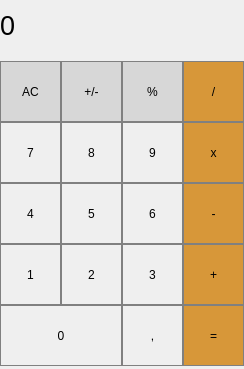
<?xml version="1.0" encoding="UTF-8"?>
<ui version="4.0">
 <class>MainWindow</class>
 <widget class="QMainWindow" name="MainWindow">
  <property name="geometry">
   <rect>
    <x>0</x>
    <y>0</y>
    <width>244</width>
    <height>369</height>
   </rect>
  </property>
  <property name="windowTitle">
   <string>MainWindow</string>
  </property>
  <widget class="QWidget" name="centralwidget">
   <widget class="QLabel" name="result_show">
    <property name="geometry">
     <rect>
      <x>0</x>
      <y>-10</y>
      <width>231</width>
      <height>71</height>
     </rect>
    </property>
    <property name="font">
     <font>
      <pointsize>20</pointsize>
     </font>
    </property>
    <property name="styleSheet">
     <string notr="true">QLabel {
	qproperty-alignment: 'AlignVCenter | AlignRight';
	border-botton: 1px solid gray;
}

background-color : white</string>
    </property>
    <property name="text">
     <string>0</string>
    </property>
   </widget>
   <widget class="QPushButton" name="pushButton_ac">
    <property name="geometry">
     <rect>
      <x>0</x>
      <y>61</y>
      <width>61</width>
      <height>61</height>
     </rect>
    </property>
    <property name="styleSheet">
     <string notr="true">QPushButton {
	color: black;
	background-color: rgb(215, 215, 215);
	border: 1px solid grey;
}
QPushButton:pressed {
	background-color: qlineargradient(x1: 0,y1: 0, x2: 0,y2: 1,
									stop: 0 #BEBEBE, stop: 1 #D7D7D7);
}</string>
    </property>
    <property name="text">
     <string>AC</string>
    </property>
   </widget>
   <widget class="QPushButton" name="pushButton_swap_znak">
    <property name="geometry">
     <rect>
      <x>61</x>
      <y>61</y>
      <width>61</width>
      <height>61</height>
     </rect>
    </property>
    <property name="styleSheet">
     <string notr="true">QPushButton {
	color: black;
	background-color: rgb(215, 215, 215);
	border: 1px solid grey;
}
QPushButton:pressed {
	background-color: qlineargradient(x1: 0,y1: 0, x2: 0,y2: 1,
									stop: 0 #BEBEBE, stop: 1 #D7D7D7);
}</string>
    </property>
    <property name="text">
     <string>+/-</string>
    </property>
   </widget>
   <widget class="QPushButton" name="pushButton_procent">
    <property name="geometry">
     <rect>
      <x>122</x>
      <y>61</y>
      <width>61</width>
      <height>61</height>
     </rect>
    </property>
    <property name="styleSheet">
     <string notr="true">QPushButton {
	color: black;
	background-color: rgb(215, 215, 215);
	border: 1px solid grey;
}
QPushButton:pressed {
	background-color: qlineargradient(x1: 0,y1: 0, x2: 0,y2: 1,
									stop: 0 #BEBEBE, stop: 1 #D7D7D7);
}</string>
    </property>
    <property name="text">
     <string>%</string>
    </property>
   </widget>
   <widget class="QPushButton" name="pushButton_slesh">
    <property name="geometry">
     <rect>
      <x>183</x>
      <y>61</y>
      <width>61</width>
      <height>61</height>
     </rect>
    </property>
    <property name="styleSheet">
     <string notr="true">QPushButton {
	background-color: rgb(215, 151, 57);
	color white;
	border: 1px solid grey;
}
QPushButton:pressed {
	background-color: qlineargradient(x1: 0,y1: 0, x2: 0,y2: 1,
									stop: 0 #FF7832, stop: 1 #FF9739);
}</string>
    </property>
    <property name="text">
     <string>/</string>
    </property>
   </widget>
   <widget class="QPushButton" name="pushButton_umnojenie">
    <property name="geometry">
     <rect>
      <x>183</x>
      <y>122</y>
      <width>61</width>
      <height>61</height>
     </rect>
    </property>
    <property name="styleSheet">
     <string notr="true">QPushButton {
	background-color: rgb(215, 151, 57);
	color white;
	border: 1px solid grey;
}
QPushButton:pressed {
	background-color: qlineargradient(x1: 0,y1: 0, x2: 0,y2: 1,
									stop: 0 #FF7832, stop: 1 #FF9739);
}</string>
    </property>
    <property name="text">
     <string>x</string>
    </property>
   </widget>
   <widget class="QPushButton" name="pushButton_9">
    <property name="geometry">
     <rect>
      <x>122</x>
      <y>122</y>
      <width>61</width>
      <height>61</height>
     </rect>
    </property>
    <property name="styleSheet">
     <string notr="true">QPushButton {
	border: 1px solid gray;
}
QPushButton:pressed {
	background-color: qlineargradient(x1: 0,y1: 0, x2: 0,y2: 1,
									stop: 0 #dadbde, stop: 1 #f6f7fa);
}</string>
    </property>
    <property name="text">
     <string>9</string>
    </property>
   </widget>
   <widget class="QPushButton" name="pushButton_7">
    <property name="geometry">
     <rect>
      <x>0</x>
      <y>122</y>
      <width>61</width>
      <height>61</height>
     </rect>
    </property>
    <property name="styleSheet">
     <string notr="true">QPushButton {
	border: 1px solid gray;
}
QPushButton:pressed {
	background-color: qlineargradient(x1: 0,y1: 0, x2: 0,y2: 1,
									stop: 0 #dadbde, stop: 1 #f6f7fa);
}</string>
    </property>
    <property name="text">
     <string>7</string>
    </property>
   </widget>
   <widget class="QPushButton" name="pushButton_8">
    <property name="geometry">
     <rect>
      <x>61</x>
      <y>122</y>
      <width>61</width>
      <height>61</height>
     </rect>
    </property>
    <property name="styleSheet">
     <string notr="true">QPushButton {
	border: 1px solid gray;
}
QPushButton:pressed {
	background-color: qlineargradient(x1: 0,y1: 0, x2: 0,y2: 1,
									stop: 0 #dadbde, stop: 1 #f6f7fa);
}</string>
    </property>
    <property name="text">
     <string>8</string>
    </property>
   </widget>
   <widget class="QPushButton" name="pushButton_minus">
    <property name="geometry">
     <rect>
      <x>183</x>
      <y>183</y>
      <width>61</width>
      <height>61</height>
     </rect>
    </property>
    <property name="styleSheet">
     <string notr="true">QPushButton {
	background-color: rgb(215, 151, 57);
	color white;
	border: 1px solid grey;
}
QPushButton:pressed {
	background-color: qlineargradient(x1: 0,y1: 0, x2: 0,y2: 1,
									stop: 0 #FF7832, stop: 1 #FF9739);
}</string>
    </property>
    <property name="text">
     <string>-</string>
    </property>
   </widget>
   <widget class="QPushButton" name="pushButton_6">
    <property name="geometry">
     <rect>
      <x>122</x>
      <y>183</y>
      <width>61</width>
      <height>61</height>
     </rect>
    </property>
    <property name="styleSheet">
     <string notr="true">QPushButton {
	border: 1px solid gray;
}
QPushButton:pressed {
	background-color: qlineargradient(x1: 0,y1: 0, x2: 0,y2: 1,
									stop: 0 #dadbde, stop: 1 #f6f7fa);
}</string>
    </property>
    <property name="text">
     <string>6</string>
    </property>
   </widget>
   <widget class="QPushButton" name="pushButton_4">
    <property name="geometry">
     <rect>
      <x>0</x>
      <y>183</y>
      <width>61</width>
      <height>61</height>
     </rect>
    </property>
    <property name="styleSheet">
     <string notr="true">QPushButton {
	border: 1px solid gray;
}
QPushButton:pressed {
	background-color: qlineargradient(x1: 0,y1: 0, x2: 0,y2: 1,
									stop: 0 #dadbde, stop: 1 #f6f7fa);
}</string>
    </property>
    <property name="text">
     <string>4</string>
    </property>
   </widget>
   <widget class="QPushButton" name="pushButton_5">
    <property name="geometry">
     <rect>
      <x>61</x>
      <y>183</y>
      <width>61</width>
      <height>61</height>
     </rect>
    </property>
    <property name="styleSheet">
     <string notr="true">QPushButton {
	border: 1px solid gray;
}
QPushButton:pressed {
	background-color: qlineargradient(x1: 0,y1: 0, x2: 0,y2: 1,
									stop: 0 #dadbde, stop: 1 #f6f7fa);
}</string>
    </property>
    <property name="text">
     <string>5</string>
    </property>
   </widget>
   <widget class="QPushButton" name="pushButton_plus">
    <property name="geometry">
     <rect>
      <x>183</x>
      <y>244</y>
      <width>61</width>
      <height>61</height>
     </rect>
    </property>
    <property name="styleSheet">
     <string notr="true">QPushButton {
	background-color: rgb(215, 151, 57);
	color white;
	border: 1px solid grey;
}
QPushButton:pressed {
	background-color: qlineargradient(x1: 0,y1: 0, x2: 0,y2: 1,
									stop: 0 #FF7832, stop: 1 #FF9739);
}</string>
    </property>
    <property name="text">
     <string>+</string>
    </property>
   </widget>
   <widget class="QPushButton" name="pushButton_3">
    <property name="geometry">
     <rect>
      <x>122</x>
      <y>244</y>
      <width>61</width>
      <height>61</height>
     </rect>
    </property>
    <property name="styleSheet">
     <string notr="true">QPushButton {
	border: 1px solid gray;
}
QPushButton:pressed {
	background-color: qlineargradient(x1: 0,y1: 0, x2: 0,y2: 1,
									stop: 0 #dadbde, stop: 1 #f6f7fa);
}</string>
    </property>
    <property name="text">
     <string>3</string>
    </property>
   </widget>
   <widget class="QPushButton" name="pushButton_1">
    <property name="geometry">
     <rect>
      <x>0</x>
      <y>244</y>
      <width>61</width>
      <height>61</height>
     </rect>
    </property>
    <property name="styleSheet">
     <string notr="true">QPushButton {
	border: 1px solid gray;
}
QPushButton:pressed {
	background-color: qlineargradient(x1: 0,y1: 0, x2: 0,y2: 1,
									stop: 0 #dadbde, stop: 1 #f6f7fa);
}</string>
    </property>
    <property name="text">
     <string>1</string>
    </property>
   </widget>
   <widget class="QPushButton" name="pushButton_2">
    <property name="geometry">
     <rect>
      <x>61</x>
      <y>244</y>
      <width>61</width>
      <height>61</height>
     </rect>
    </property>
    <property name="styleSheet">
     <string notr="true">QPushButton {
	border: 1px solid gray;
}
QPushButton:pressed {
	background-color: qlineargradient(x1: 0,y1: 0, x2: 0,y2: 1,
									stop: 0 #dadbde, stop: 1 #f6f7fa);
}</string>
    </property>
    <property name="text">
     <string>2</string>
    </property>
   </widget>
   <widget class="QPushButton" name="pushButton_ravno">
    <property name="geometry">
     <rect>
      <x>183</x>
      <y>305</y>
      <width>61</width>
      <height>61</height>
     </rect>
    </property>
    <property name="styleSheet">
     <string notr="true">QPushButton {
	background-color: rgb(215, 151, 57);
	color white;
	border: 1px solid grey;
}
QPushButton:pressed {
	background-color: qlineargradient(x1: 0,y1: 0, x2: 0,y2: 1,
									stop: 0 #FF7832, stop: 1 #FF9739);
}</string>
    </property>
    <property name="text">
     <string>=</string>
    </property>
   </widget>
   <widget class="QPushButton" name="pushButton_point">
    <property name="geometry">
     <rect>
      <x>122</x>
      <y>305</y>
      <width>61</width>
      <height>61</height>
     </rect>
    </property>
    <property name="styleSheet">
     <string notr="true">QPushButton {
	border: 1px solid gray;
}
QPushButton:pressed {
	background-color: qlineargradient(x1: 0,y1: 0, x2: 0,y2: 1,
									stop: 0 #dadbde, stop: 1 #f6f7fa);
}</string>
    </property>
    <property name="text">
     <string>,</string>
    </property>
   </widget>
   <widget class="QPushButton" name="pushButton_0">
    <property name="geometry">
     <rect>
      <x>0</x>
      <y>305</y>
      <width>122</width>
      <height>61</height>
     </rect>
    </property>
    <property name="styleSheet">
     <string notr="true">QPushButton {
	border: 1px solid gray;
}
QPushButton:pressed {
	background-color: qlineargradient(x1: 0,y1: 0, x2: 0,y2: 1,
									stop: 0 #dadbde, stop: 1 #f6f7fa);
}</string>
    </property>
    <property name="text">
     <string>0</string>
    </property>
   </widget>
  </widget>
 </widget>
 <resources/>
 <connections/>
</ui>
